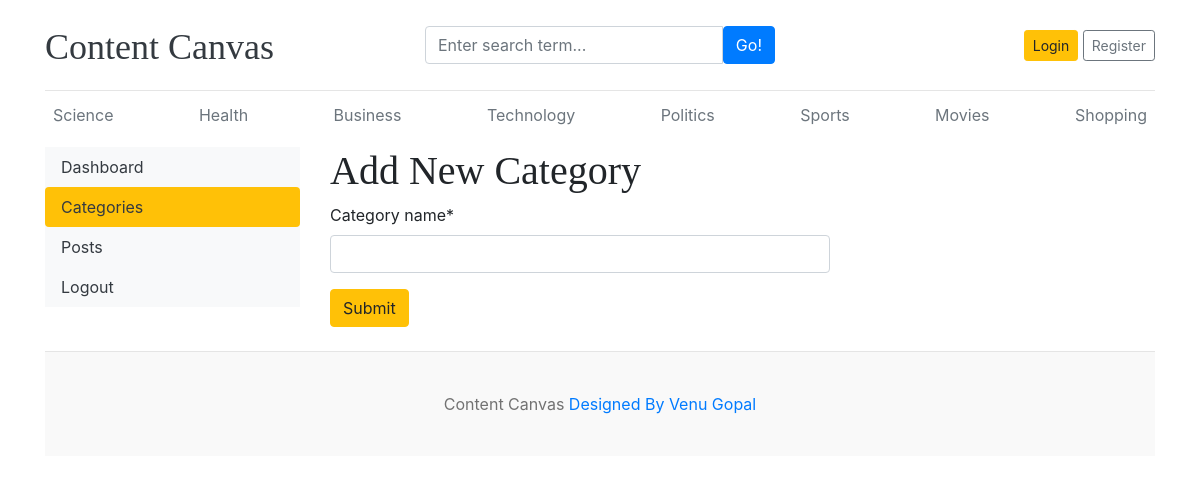
The page /dashboard/categories/add/ on the database its author committed.
### blog/models.py (models this page shows, shortened)
class Category(models.Model):
    category_name=models.CharField(max_length=50,unique=True)
    created_at=models.DateTimeField(auto_now_add=True)
    updated_at=models.DateTimeField(auto_now=True)
    class Meta:
        verbose_name_plural='categories'

### dashboards/views.py (the view)
# urls.py: path('categories/add/',views.add_category,name='add_category'),
def add_category(request):
    if request.method=='POST':
        form=CategoryForm(request.POST)
        if form.is_valid():
            form.save()
            return redirect('categories')
    form=CategoryForm()
    context={
        'form':form,
    }
    return render(request,'dashboard/add_category.html',context)

### dashboards/forms.py
class CategoryForm(forms.ModelForm):
    class Meta:
        model=Category
        fields='__all__'

### blog/context_processors.py (called while the page is built)
def get_categories(request):
    categories=Category.objects.all()
    return dict(categories=categories)

def get_social_links(request):
    social_links=SocialLink.objects.all()
    return dict(social_links=social_links)

### templates/dashboard/add_category.html (shortened to what this page needs)
{% extends 'base.html' %}
{% block content %}
{% load crispy_forms_tags %}
<div class="row">
    {% include 'dashboard/sidebar.html' %}
</div>
    <div class="col-md-9">
        <h1>Add New Category</h1>
        <form action="{% url 'add_category' %}" method="POST" style="width:500px">
            {{form | crispy}}
            <button type="submit" class="btn btn-warning">Submit</button>
        </form>
        <br>
    </div>
</div>
{% endblock %}

### templates/base.html (shortened to what this page needs)
{% load static %}
<!DOCTYPE html>
<html lang="en">
<head>
    <link href="https://getbootstrap.com/docs/4.0/dist/css/bootstrap.min.css" rel="stylesheet">
    <link href="{% static "css/cc.css" %}" rel="stylesheet">
    <link rel="stylesheet" href="https://cdnjs.cloudflare.com/ajax/libs/font-awesome/4.7.0/css/font-awesome.min.css">
  </head>
<body>
    <div class="container">
      <header class="blog-header py-3">
        <div class="row flex-nowrap justify-content-between align-items-center">
          <div class="col-4 pt-1">
            <a class="blog-header-logo text-dark" href="/">Content Canvas</a>
          </div>
           <div class="col-4">
              <form action="{% url "search" %}" method="GET">
                <div class="input-group">
                    <input class="form-control" type="text" name="keyword" value="{{keyword}}" placeholder="Enter search term..." aria-label="Enter search term..." aria-describedby="button-search" />
                    <button class="btn btn-primary" id="button-search" type="button">Go!</button>
                </div>
              </form>
            </div>
          {% if not user.is_authenticated %}
          <div class="col-4 d-flex justify-content-end align-items-center">
            <a class="btn btn-sm btn-warning" href="{% url 'login' %}">Login</a> &nbsp;
            <a class="btn btn-sm btn-outline-secondary" href="{% url "register" %}">Register</a>
          </div>
          {% else %}
          <span><a href="{% url 'dashboard' %}">Dashboard</a></span>
          <span><a href="{% url 'logout' %}">Logout</a></span>
          {% endif %}
        </div>
      </header>
      <div class="nav-scroller py-1 mb-2">
        <nav class="nav d-flex justify-content-between">
          {% for cat in categories %}
          <a class="p-2 text-muted" href="{% url "posts_by_category" cat.id %}">{{cat.category_name}}</a>
          {% endfor %}
        </nav>
      </div>
{% block content %}
{% endblock %}
<footer class="blog-footer">
    <p>Content Canvas  <a href="#">Designed By Venu Gopal</a></p>
</footer>
</body>

### contentcanvas/static/css/cc.css (style rules this page uses)
.blog-header { border-bottom: 1px solid #e5e5e5; }
.blog-header-logo { font-family: "Playfair Display", Georgia, "Times New Roman", serif; font-size: 2.25rem; }
h1, h2, h3, h4, h5, h6 { font-family: "Playfair Display", Georgia, "Times New Roman", serif; }
.blog-footer { padding: 2.5rem 0; color: #727272; text-align: center; background-color: #f9f9f9; border-top: .05rem solid #e5e5e5; }
.blog-footer p:last-child { margin-bottom: 0; }

### rows shown on the page
Category: category_name "Science"
Category: category_name "Health"
Category: category_name "Business"
Category: category_name "Technology"
Category: category_name "Politics"
Category: category_name "Sports"
Category: category_name "Movies"
Category: category_name "Shopping"
